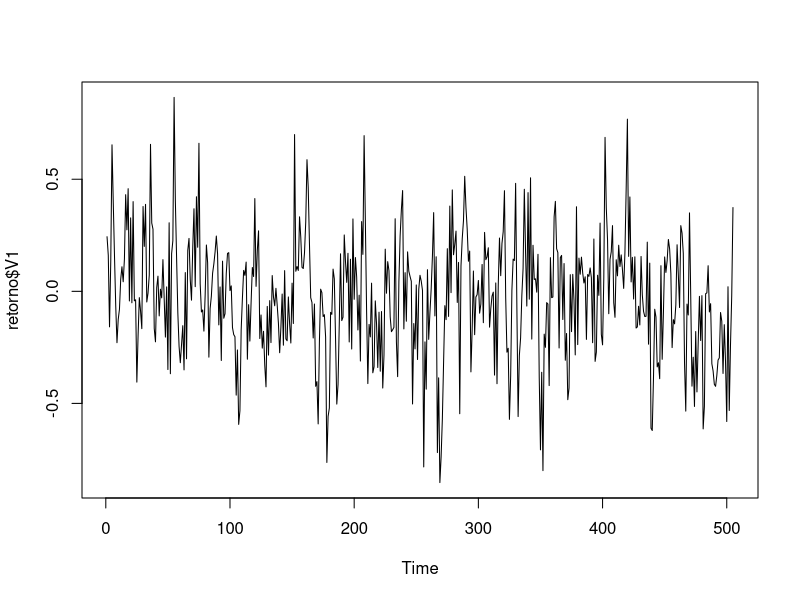
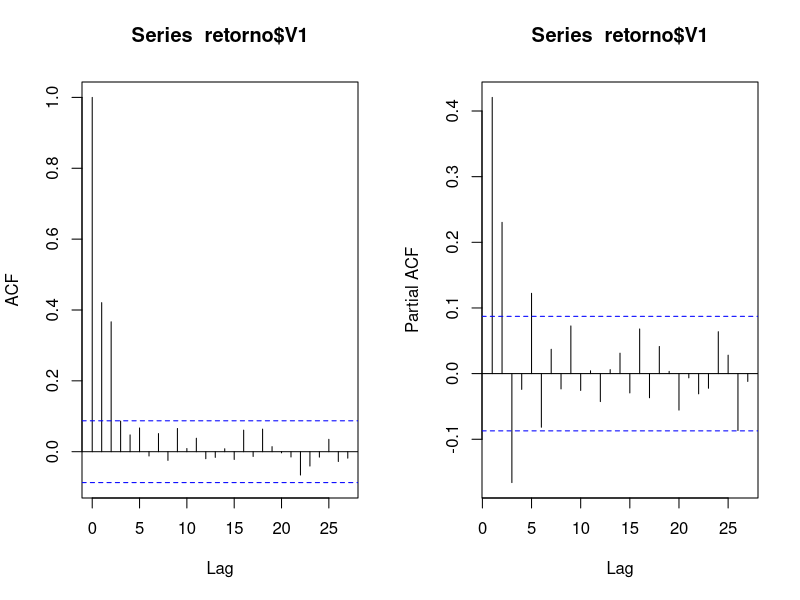
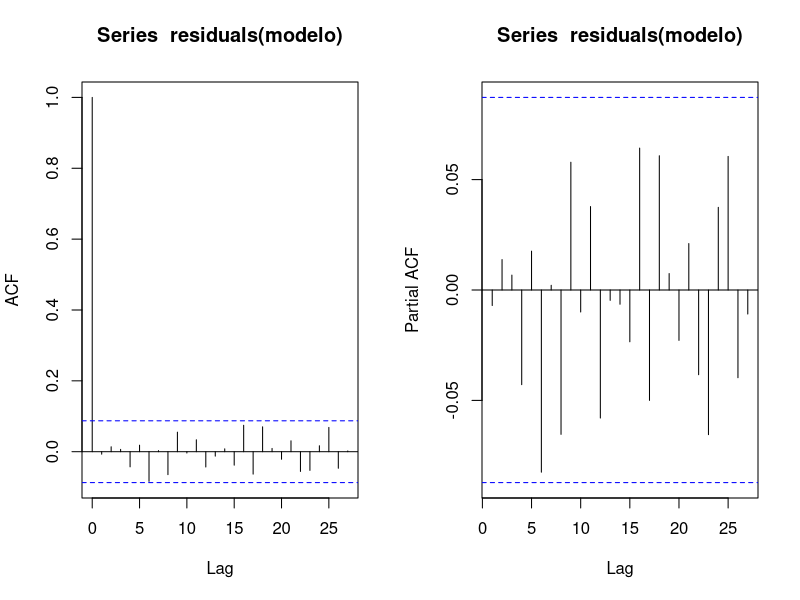

These figures' R source, in order:
#Apontar diretório de dados
setwd("/home/wilber/Documentos/Pessoais/Estudos/FIA/Estatística Aplicada/Aula 21 - Exercícios")
getwd()

#Leitura da base de dados
retorno<- read.table("retorno_pred.txt", header = FALSE )

#Análise Exploratória da Série
summary(retorno$V1)

#Gráfico temporal
ts.plot(retorno$V1)

#Teste de Estacionariedade
library(tseries)
adf.test(retorno$V1)

#Gráfico de Autocorrelação e Autocorrelação Parcial da série
par(mfrow=c(1,2))
print(acf(retorno$V1))
print(pacf(retorno$V1))

#Ajuste do modelo: 'order = c(X,0,0)' em que X é a ordem do AR e cada NA indica os parâmetros a serem estimados 'fixed = c(NA,NA,NA)'
(modelo <- arima(retorno$V1, order = c(5,0,0), 
                 fixed = c(NA,NA,NA,0,NA,NA)))

#Teste de hipótese dos parâmetros
library(lmtest)
coeftest(modelo)
par(mfrow=c(1,2))

#Sem intercepto
#Ajuste do modelo: 'order = c(X,0,0)' em que X é a ordem do AR e cada NA indica os parâmetros a serem estimados 'fixed = c(NA,NA,NA)'
(modelo <- arima(retorno$V1, order = c(5,0,0), 
                 fixed = c(NA,NA,NA,0,NA,0)))
coeftest(modelo)
par(mfrow=c(1,2))
#Gráfico de Autocorrelação e Autocorrelação Parcial dos resíduos
acf(residuals(modelo))
pacf(residuals(modelo))

#Projeção N passos para frente
library(forecast)
(projecao <- forecast(modelo, h=6))

#Dados observados da próxima semana
#0.103906254
#0.188157433
#-0.080349801
#0.11583838
#0.121133841
